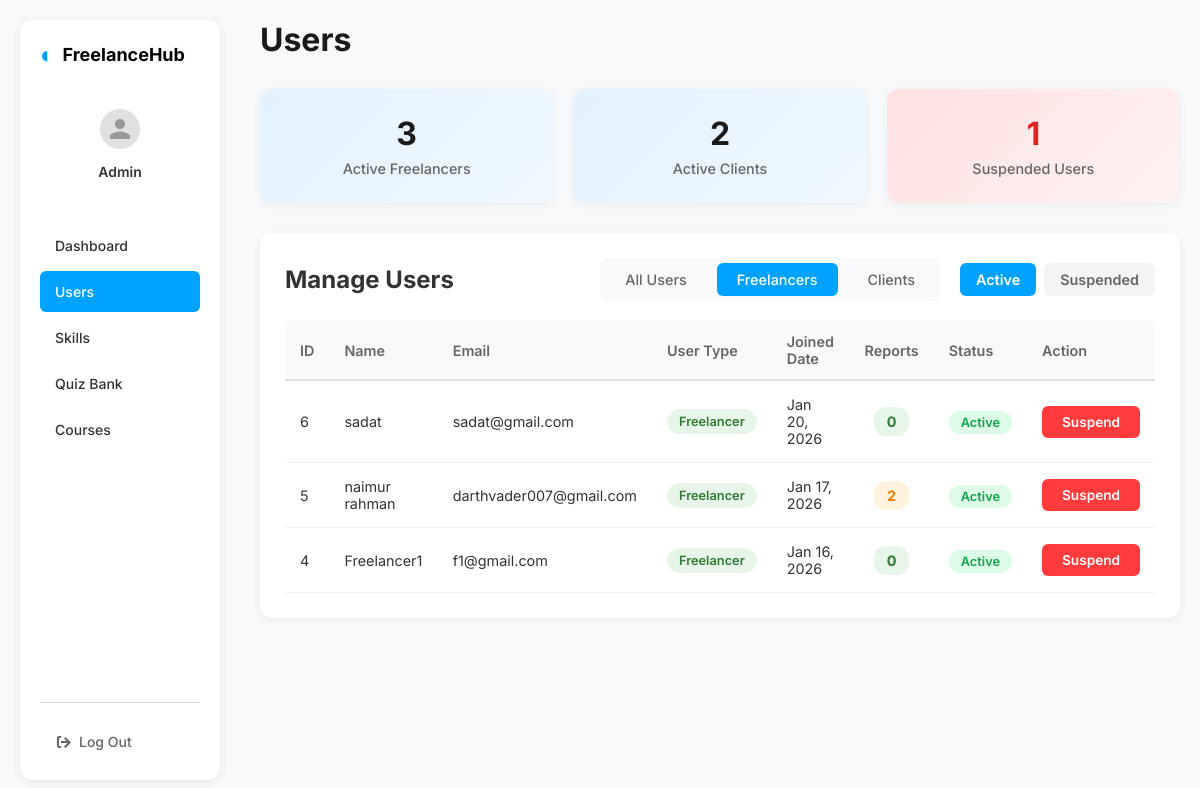
The app's page /admin/dashboard.php?page=users&type=freelancers&status=active (signed in) with its own data.
### tables this page shows
CREATE TABLE `freelancers` (
  `freelancer_id` int(11) NOT NULL,
  `full_name` varchar(100) NOT NULL,
  `email` varchar(150) NOT NULL,
  `password` varchar(255) NOT NULL,
  `skill_id` int(11) DEFAULT NULL,
  `test_score` decimal(5,2) DEFAULT NULL,
  `status` enum('active','suspended') DEFAULT 'active',
  `created_at` timestamp NOT NULL DEFAULT current_timestamp(),
  `is_verified` tinyint(1) DEFAULT 0,
  `bio` text DEFAULT NULL,
  `profile_picture` varchar(255) DEFAULT NULL,
  `is_suspended` tinyint(1) DEFAULT 0
);

### admin/pages/users.php (the view, shortened to what this page needs)
<?php
$filter_type = $_GET['type'] ?? 'all';
$filter_status = $_GET['status'] ?? 'active';
$total_freelancers = $conn->query("SELECT COUNT(*) as total FROM freelancers WHERE is_suspended = FALSE")->fetch_assoc()['total'] ?? 0;
$total_clients = $conn->query("SELECT COUNT(*) as total FROM clients WHERE is_suspended = FALSE")->fetch_assoc()['total'] ?? 0;
$suspended_freelancers = $conn->query("SELECT COUNT(*) as total FROM freelancers WHERE is_suspended = TRUE")->fetch_assoc()['total'] ?? 0;
$suspended_clients = $conn->query("SELECT COUNT(*) as total FROM clients WHERE is_suspended = TRUE")->fetch_assoc()['total'] ?? 0;
$suspend_condition = $filter_status == 'suspended' ? 'TRUE' : 'FALSE';
if ($filter_type == 'freelancers') {
    $users_query = $conn->query("
        SELECT
            f.freelancer_id as user_id,
            f.full_name,
            f.email,
            f.created_at,
            f.is_suspended,
            'freelancer' as user_type,
            (SELECT COUNT(*) FROM user_reports
             WHERE reported_user_id = f.freelancer_id
             AND reported_user_type = 'freelancer') as report_count
        FROM freelancers f
        WHERE f.is_suspended = $suspend_condition
        ORDER BY f.created_at DESC
    ");
}
?>
<div class="users-stats">
    <div class="stat-card-small">
        <span class="stat-number-small"><?= $total_freelancers ?></span>
        <span class="stat-label-small">Active Freelancers</span>
    </div>
    <div class="stat-card-small">
        <span class="stat-number-small"><?= $total_clients ?></span>
        <span class="stat-label-small">Active Clients</span>
    </div>
    <div class="stat-card-small suspended">
        <span class="stat-number-small"><?= $suspended_freelancers + $suspended_clients ?></span>
        <span class="stat-label-small">Suspended Users</span>
    </div>
</div>
<div class="users-section">
    <div class="section-header">
        <h2>Manage Users</h2>
        <div class="filter-container">
            <div class="filter-buttons">
                <a href="dashboard.php?page=users&type=all&status=<?= $filter_status ?>"
                   class="filter-btn <?= $filter_type == 'all' ? 'active' : '' ?>">
                    All Users
                </a>
                <a href="dashboard.php?page=users&type=freelancers&status=<?= $filter_status ?>"
                   class="filter-btn <?= $filter_type == 'freelancers' ? 'active' : '' ?>">
                    Freelancers
                </a>
                <a href="dashboard.php?page=users&type=clients&status=<?= $filter_status ?>"
                   class="filter-btn <?= $filter_type == 'clients' ? 'active' : '' ?>">
                    Clients
                </a>
            </div>
            <div class="status-buttons">
                <a href="dashboard.php?page=users&type=<?= $filter_type ?>&status=active"
                   class="status-btn <?= $filter_status == 'active' ? 'active' : '' ?>">
                    Active
                </a>
                <a href="dashboard.php?page=users&type=<?= $filter_type ?>&status=suspended"
                   class="status-btn <?= $filter_status == 'suspended' ? 'active' : '' ?>">
                    Suspended
                </a>
            </div>
        </div>
    </div>
    <?php if ($users_query && $users_query->num_rows > 0): ?>
        <div class="users-table-wrapper">
            <table class="users-table">
                <thead>
                    <tr>
                        <th>ID</th>
                        <th>Name</th>
                        <th>Email</th>
                        <th>User Type</th>
                        <th>Joined Date</th>
                        <th>Reports</th>
                        <th>Status</th>
                        <th>Action</th>
                    </tr>
                </thead>
                <tbody>
                    <?php while ($user = $users_query->fetch_assoc()): ?>
                        <tr>
                            <td><?= $user['user_id'] ?></td>
                            <td><?= htmlspecialchars($user['full_name']) ?></td>
                            <td><?= htmlspecialchars($user['email']) ?></td>
                            <td>
                                <span class="user-type-badge <?= strtolower($user['user_type']) ?>">
                                    <?= ucfirst($user['user_type']) ?>
                                </span>
                            </td>
                            <td><?= date('M d, Y', strtotime($user['created_at'])) ?></td>
                            <td>
                                <?php if ($user['report_count'] > 0): ?>
                                    <span class="report-count warning"><?= $user['report_count'] ?></span>
                                <?php else: ?>
                                    <span class="report-count clean">0</span>
                                <?php endif; ?>
                            </td>
                            <td>
                                <?php if ($user['is_suspended']): ?>
                                    <span class="status-badge suspended">Suspended</span>
                                <?php else: ?>
                                    <span class="status-badge active">Active</span>
                                <?php endif; ?>
                            </td>
                            <td>
                                <?php if ($user['is_suspended']): ?>
                                    <a href="actions/toggle_suspend.php?id=<?= $user['user_id'] ?>&type=<?= $user['user_type'] ?>&action=activate"
                                       class="btn-success btn-small"
                                       onclick="return confirm('Activate this user account?')">
                                        Activate
                                    </a>
                                <?php else: ?>
                                    <a href="actions/toggle_suspend.php?id=<?= $user['user_id'] ?>&type=<?= $user['user_type'] ?>&action=suspend"
                                       class="btn-danger btn-small"
                                       onclick="return confirm('Suspend this user account? They will not be able to login.')">
                                        Suspend
                                    </a>
                                <?php endif; ?>
                            </td>
                        </tr>
                    <?php endwhile; ?>
                </tbody>
            </table>
        </div>
    <?php endif; ?>
</div>

### admin/css/admin.css (style rules this page uses)
* { margin: 0; padding: 0; box-sizing: border-box; }
body { font-family: 'Inter', Arial, sans-serif; background-color: #f8f9fa; color: #333; }
.btn-danger { background-color: #ff3b3b; color: #fff; padding: 8px 20px; border: none; border-radius: 6px; font-size: 0.85rem; font-weight: 600; cursor: pointer; text-decoration: none; display: inline-block; transition: all 0.2s ease; }

### admin/css/users.css (style rules this page uses)
.users-stats { display: grid; grid-template-columns: repeat(auto-fit, minmax(200px, 1fr)); gap: 20px; margin-bottom: 30px; }
.stat-card-small { background: linear-gradient(135deg, #e3f2fd 0%, #f0f8ff 100%); padding: 25px 20px; border-radius: 12px; text-align: center; box-shadow: 0 2px 8px rgba(0, 0, 0, 0.06); }
.stat-number-small { font-size: 2rem; font-weight: 700; color: #1a1a1a; display: block; margin-bottom: 5px; }
.stat-label-small { font-size: 0.9rem; color: #666; font-weight: 500; }
.users-section { background: #fff; padding: 25px; border-radius: 12px; box-shadow: 0 2px 8px rgba(0, 0, 0, 0.06); }
.section-header { display: flex; justify-content: space-between; align-items: center; margin-bottom: 20px; flex-wrap: wrap; gap: 15px; }
.filter-buttons { display: flex; gap: 10px; background: #f8f9fa; padding: 5px; border-radius: 8px; }
.filter-btn { padding: 8px 20px; border-radius: 6px; text-decoration: none; color: #666; font-size: 0.9rem; font-weight: 500; transition: all 0.2s ease; }
.filter-btn.active { background: #00a2ff; color: #fff; }
.users-table-wrapper { overflow-x: auto; }
.users-table { width: 100%; border-collapse: collapse; }
.users-table thead { background-color: #f8f9fa; }
.users-table th { padding: 12px 15px; text-align: left; font-size: 0.9rem; font-weight: 600; color: #666; border-bottom: 2px solid #e0e0e0; }
.users-table td { padding: 15px; border-bottom: 1px solid #f0f0f0; font-size: 0.9rem; color: #333; }
.user-type-badge { padding: 5px 12px; border-radius: 20px; font-size: 0.8rem; font-weight: 600; display: inline-block; }
.user-type-badge.freelancer { background: #e8f5e9; color: #2e7d32; }
.report-count { display: inline-block; padding: 6px 12px; border-radius: 12px; font-weight: 700; font-size: 0.9rem; text-align: center; min-width: 35px; }
.report-count.clean { background: #e8f5e9; color: #2e7d32; }
.report-count.warning { background: #fff3e0; color: #f57c00; }
.users-table th:nth-child(6), .users-table td:nth-child(6) { text-align: center; }
.filter-container { display: flex; gap: 20px; align-items: center; }
.status-buttons { display: flex; gap: 8px; }
.status-btn { padding: 8px 16px; background: #f3f4f6; color: #666; text-decoration: none; border-radius: 6px; font-size: 0.9rem; font-weight: 600; transition: all 0.3s ease; }
.status-btn.active { background: #00a2ff; color: #fff; }
.stat-card-small.suspended { background: linear-gradient(135deg, #fee2e2 0%, #fef2f2 100%); }
.stat-card-small.suspended .stat-number-small { color: #dc2626; }
.status-badge { padding: 4px 12px; border-radius: 12px; font-size: 0.8rem; font-weight: 600; }
.status-badge.active { background: #dcfce7; color: #16a34a; }

### records on screen
freelancers: freelancer_id "6", full_name "sadat", email "sadat@gmail.com", user_type "Freelancer", created_at "Jan 20, 2026", is_suspended "Active"
freelancers: freelancer_id "5", full_name "naimur rahman", email "darthvader007@gmail.com", user_type "Freelancer", created_at "Jan 17, 2026", report_count "2", is_suspended "Active"
freelancers: freelancer_id "4", full_name "Freelancer1", email "f1@gmail.com", user_type "Freelancer", created_at "Jan 16, 2026", is_suspended "Active"

### other values on screen
$label "Dashboard"
$label "Users"
$label "Skills"
$label "Quiz Bank"
$label "Courses"
$pageTitle "Users"
$total_freelancers "3"
$total_clients "2"
$suspended_freelancers + $suspended_clients "1"
